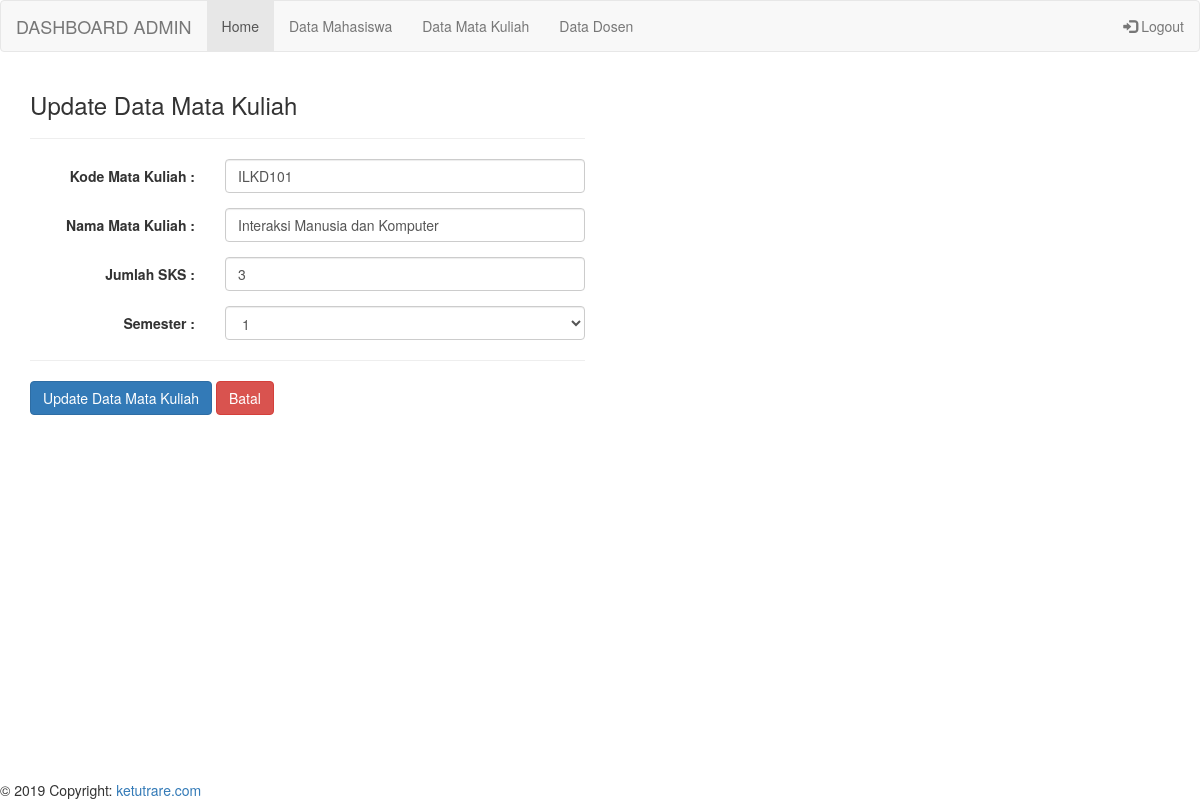
/adm_matkul/update_matkul.php?id=1 (signed in), run on the app's committed database.
### tables this page shows
CREATE TABLE `tb_matkul` (
  `id_matkul` int(10) NOT NULL AUTO_INCREMENT,
  `kode_matkul` varchar(50) DEFAULT NULL,
  `nama_matkul` varchar(50) DEFAULT NULL,
  `jmlsks_matkul` varchar(5) DEFAULT NULL,
  `semester_matkul` varchar(5) DEFAULT NULL,
  PRIMARY KEY (`id_matkul`)
);

### functions/function_matkul.php (called while the page is built, shortened)
<?php
require "koneksi.php";
function query_view($query_view) {
    global $koneksi;
    $result = mysqli_query($koneksi, $query_view);
    $rows = [];
    while($row = mysqli_fetch_assoc($result)) {
        $rows[] = $row;
    }
    return $rows;
}
?>

### adm_matkul/update_matkul.php (the view, shortened to what this page needs)
<?php
include "../template/adm_nav.php";
require "../functions/function_matkul.php";
$id = $_GET["id"];
$data_matkul = query_view("SELECT * FROM tb_matkul WHERE id_matkul = $id")[0];
?>
<div class="container">
<form class="form-horizontal" action="" method="post">
    <div class="row">
    <div class="col-lg-6">
        <h3>Update Data Mata Kuliah</h3>
        <hr>
        <div class="form-group">
            <label class="control-label col-sm-4" for="kode_matkul">Kode Mata Kuliah :</label>
            <div class="col-sm-8">
                <input type="text" class="form-control" name="kode_matkul" id="kode_matkul" required value="<?php echo $data_matkul["kode_matkul"];?>">
            </div>
        </div>
        <div class="form-group">
            <label class="control-label col-sm-4" for="nama_matkul">Nama Mata Kuliah :</label>
            <div class="col-sm-8">
                <input type="text" class="form-control" name="nama_matkul" id="nama_matkul" required value="<?php echo $data_matkul["nama_matkul"];?>">
            </div>
        </div>
        <div class="form-group">
            <label class="control-label col-sm-4" for="jmlsks_matkul">Jumlah SKS :</label>
            <div class="col-sm-8">
                <input type="text" class="form-control" name="jmlsks_matkul" id="jmlsks_matkul" required value="<?php echo $data_matkul["jmlsks_matkul"];?>">
            </div>
        </div>
        <div class="form-group">
            <label class="control-label col-sm-4" for="semester_matkul">Semester :</label>
            <div class="col-sm-8"><select id="semester_matkul" name="semester_matkul" class="form-control select2" style="width: 100%;">
                <option value="<?php echo $data_matkul["semester_matkul"];?>" selected="selected"><?php echo $data_matkul["semester_matkul"];?></option>
            </select>
            </div>
        </div>
        <hr>
    </div>
    </div>
    <button type="submit" name="submit" class="btn btn-primary">Update Data Mata Kuliah</button>
    <a href="../admin/adm_matkul.php" class="btn btn-danger">Batal</a>
</form>
</div>
<?php
include "../template/footer.php";
?>

### data on the page
tb_matkul: kode_matkul "ILKD101", nama_matkul "Interaksi Manusia dan Komputer", jmlsks_matkul "3", semester_matkul "1"
